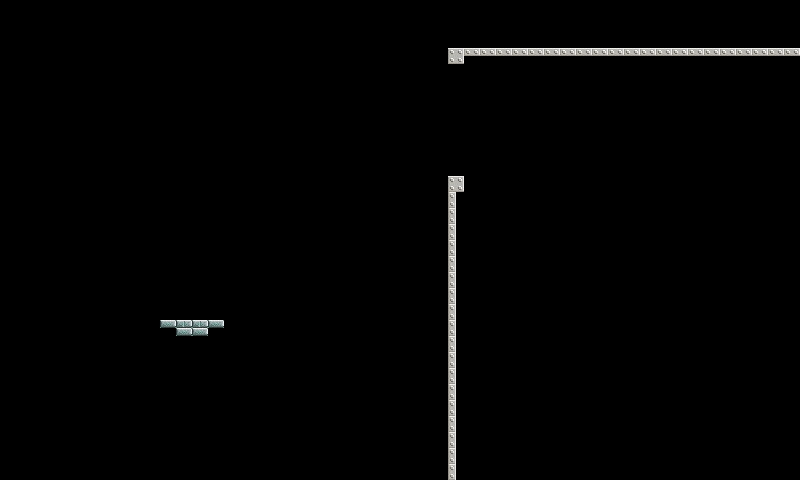

This game map was drawn from its Tiled (.tmx) file and the tilesets committed beside it. A one-line description and the trimmed map source follow:
An orthogonal 50x30 tile map with 16x16 px tiles, 1 tile layer (walls), 2 tilesets and 6 objects (5x target, cannon_position).

<map version="1.0" orientation="orthogonal" width="50" height="30" tilewidth="16" tileheight="16">
 <tileset firstgid="1" name="walls" tilewidth="16" tileheight="16">
  <image source="walls.png" width="128" height="80" />
 </tileset>
 <tileset firstgid="41" name="target" tilewidth="32" tileheight="32">
  <image source="target.png" width="32" height="32" />
 </tileset>
 <objectgroup name="targets" width="50" height="30">
  <object type="target" gid="41" x="688" y="352" />
  <object type="target" gid="41" x="704" y="448" />
  <object type="target" gid="41" x="576" y="208" />
  <object type="target" gid="41" x="496" y="160" />
  <object type="target" gid="41" x="640" y="272" />
 </objectgroup>
 <layer name="walls" width="50" height="30">
  <properties>
   <property name="tileset" value="walls" />
  </properties>
  <data>[1500 cells, 45 non-empty, 5 distinct tile ids]</data>
 </layer>
 <objectgroup name="cannon" width="50" height="30">
  <object name="position" type="cannon_position" x="176" y="304" width="32" height="16" />
 </objectgroup>
</map>
